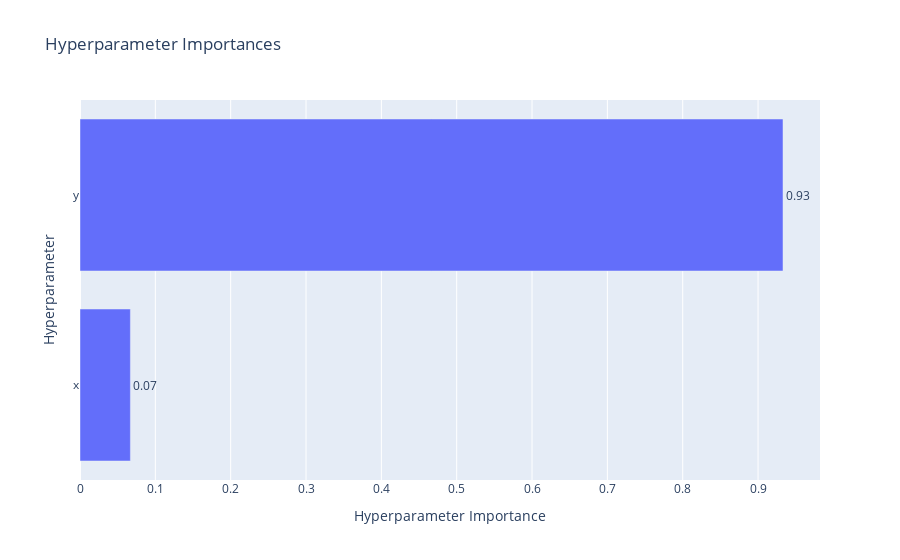

Notebook code for this chart:
### Code cell
import optuna.visualization as vis
vis.plot_param_importances(study).show()

### Figure 1 — Plotly figure (JSON) as saved in the notebook; plotly's stock layout.template omitted (floating-point values rounded to 4 significant figures)
{"data": [{"cliponaxis": false, "hovertemplate": ["x (FloatDistribution): 0.06688501106192009<extra></extra>", "y (FloatDistribution): 0.9331149889380799<extra></extra>"], "name": "Objective Value", "orientation": "h", "text": ["0.07", "0.93"], "textposition": "outside", "type": "bar", "x": [0.06689, 0.9331], "y": ["x", "y"]}], "layout": {"title": {"text": "Hyperparameter Importances"}, "xaxis": {"title": {"text": "Hyperparameter Importance"}}, "yaxis": {"title": {"text": "Hyperparameter"}}}}
